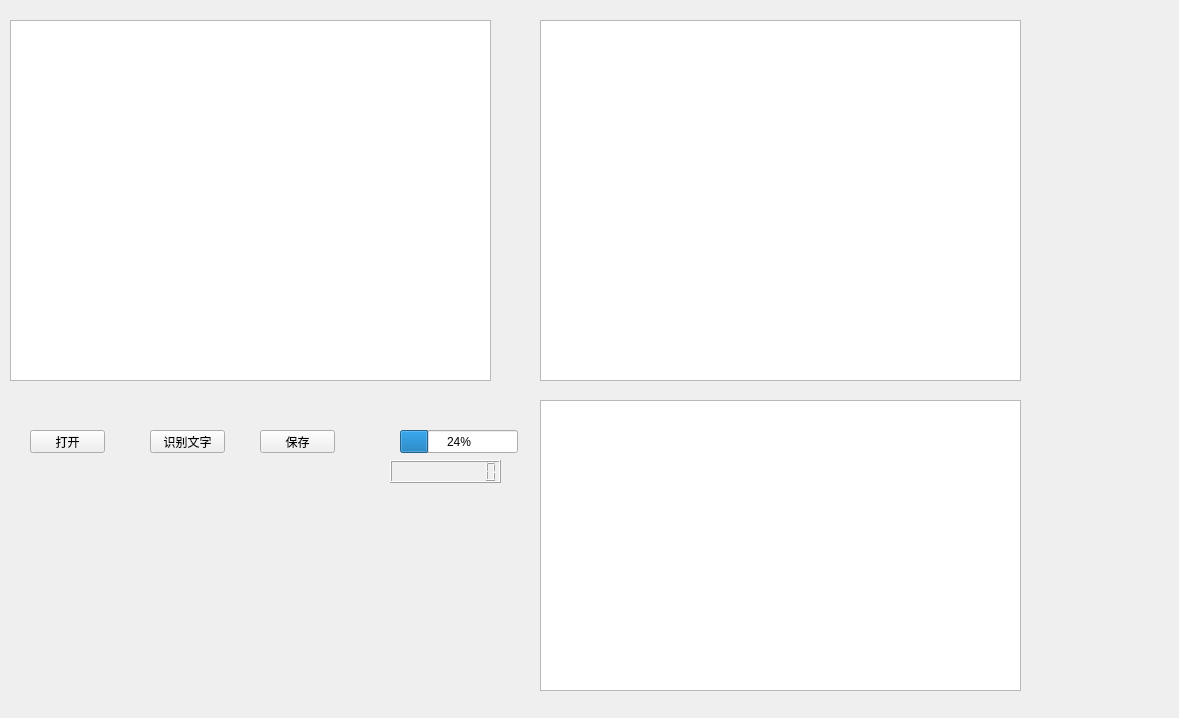
<?xml version="1.0" encoding="UTF-8"?>
<ui version="4.0">
 <class>Form</class>
 <widget class="QWidget" name="Form">
  <property name="geometry">
   <rect>
    <x>0</x>
    <y>0</y>
    <width>1179</width>
    <height>718</height>
   </rect>
  </property>
  <property name="windowTitle">
   <string>Form</string>
  </property>
  <widget class="QGraphicsView" name="graphicsView">
   <property name="geometry">
    <rect>
     <x>540</x>
     <y>20</y>
     <width>481</width>
     <height>361</height>
    </rect>
   </property>
   <property name="minimumSize">
    <size>
     <width>481</width>
     <height>0</height>
    </size>
   </property>
  </widget>
  <widget class="QGraphicsView" name="graphicsView_2">
   <property name="geometry">
    <rect>
     <x>10</x>
     <y>20</y>
     <width>481</width>
     <height>361</height>
    </rect>
   </property>
  </widget>
  <widget class="QPushButton" name="pushButton">
   <property name="geometry">
    <rect>
     <x>30</x>
     <y>430</y>
     <width>75</width>
     <height>23</height>
    </rect>
   </property>
   <property name="text">
    <string>打开</string>
   </property>
  </widget>
  <widget class="QPushButton" name="pushButton_2">
   <property name="geometry">
    <rect>
     <x>150</x>
     <y>430</y>
     <width>75</width>
     <height>23</height>
    </rect>
   </property>
   <property name="text">
    <string>识别文字</string>
   </property>
  </widget>
  <widget class="QPushButton" name="pushButton_3">
   <property name="geometry">
    <rect>
     <x>260</x>
     <y>430</y>
     <width>75</width>
     <height>23</height>
    </rect>
   </property>
   <property name="text">
    <string>保存</string>
   </property>
  </widget>
  <widget class="QTextEdit" name="textEdit">
   <property name="geometry">
    <rect>
     <x>540</x>
     <y>400</y>
     <width>481</width>
     <height>291</height>
    </rect>
   </property>
  </widget>
  <widget class="QProgressBar" name="progressBar">
   <property name="geometry">
    <rect>
     <x>400</x>
     <y>430</y>
     <width>118</width>
     <height>23</height>
    </rect>
   </property>
   <property name="value">
    <number>24</number>
   </property>
  </widget>
  <widget class="QLCDNumber" name="lcdNumber">
   <property name="geometry">
    <rect>
     <x>390</x>
     <y>460</y>
     <width>111</width>
     <height>23</height>
    </rect>
   </property>
   <property name="mouseTracking">
    <bool>false</bool>
   </property>
   <property name="acceptDrops">
    <bool>true</bool>
   </property>
   <property name="autoFillBackground">
    <bool>true</bool>
   </property>
   <property name="styleSheet">
    <string notr="true">color: rgb(0, 0, 0);
selection-background-color: rgb(214, 214, 214);</string>
   </property>
   <property name="digitCount">
    <number>10</number>
   </property>
  </widget>
 </widget>
 <resources/>
 <connections/>
</ui>
